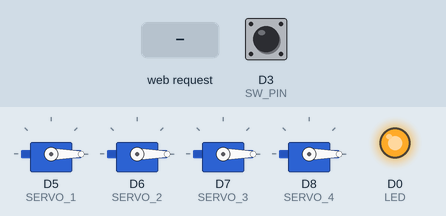
The sketch below on a simulated ESP8266 (NodeMCU). On the bench: 4 × servo, output pins drawn as LEDs (lit = HIGH). The test bench sets the inputs (shaded band); at power-on: D3 (SW_PIN) HIGH. WiFi joins after 1.5 s; servers stay silent unless stated; what the sketch prints to the serial monitor is not drawn.

Above: at 7.7 s.
7.8 s: HTTP request GET /status received
At 8.3 s:
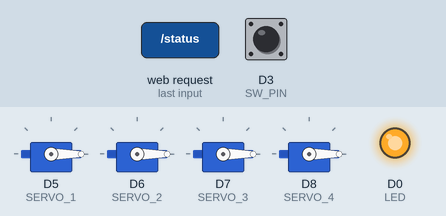
9.3 s: HTTP request GET /1/r received
At 10.5 s:
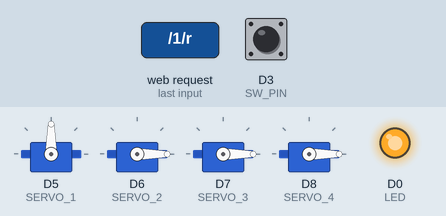
10.8 s: HTTP request GET /2/r received
At 11.8 s:
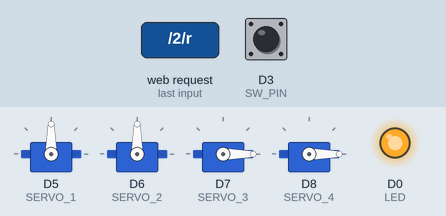
12.3 s: HTTP request GET /1/l received
At 13.0 s:
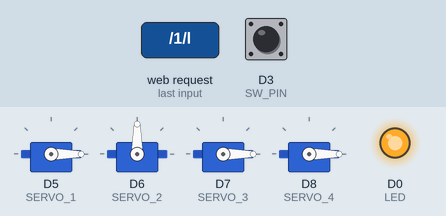
13.8 s: HTTP request GET /3/r received
At 14.1 s:
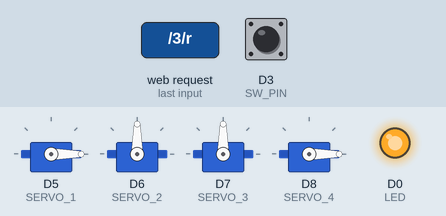
15.3 s: HTTP request GET /2/l received
At 16.4 s:
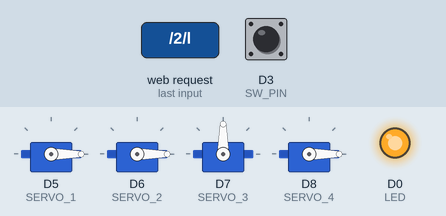
Timing chart, 0 to 17.8 s (numbered marks = the images above; inputs shaded):
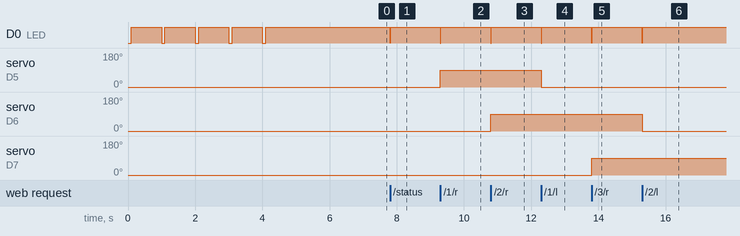

Measured:
- after the input at 7.8 s, D0 (LED): HIGH → LOW at once, → HIGH 0.01 s later
- after the input at 9.3 s, D0 (LED): HIGH → LOW at once, → HIGH 0.01 s later; servo on D5 (SERVO_1): 0° → 90° at once
- after the input at 10.8 s, D0 (LED): HIGH → LOW at once, → HIGH 0.01 s later; servo on D6 (SERVO_2): 0° → 90° at once
- after the input at 12.3 s, D0 (LED): HIGH → LOW at once, → HIGH 0.01 s later; servo on D5 (SERVO_1): 90° → 0° at once
- after the input at 13.8 s, D0 (LED): HIGH → LOW at once, → HIGH 0.01 s later; servo on D7 (SERVO_3): 0° → 90° at once
- after the input at 15.3 s, D0 (LED): HIGH → LOW at once, → HIGH 0.01 s later; servo on D6 (SERVO_2): 90° → 0° at once

The sketch:

turnout.ino
```cpp
#include <ESP8266WiFi.h>          //https://github.com/esp8266/Arduino

//needed for library
#include <DNSServer.h>
#include <ESP8266WebServer.h> // web server
#include <WiFiManager.h>         //https://github.com/tzapu/WiFiManager
#include <Servo.h> // servo motor

#define SW_PIN D3 //0 //ปุ่ม FLASH
#define LED D0 //led บนบอร์ด
#define SERVO_1 D5
#define SERVO_2 D6
#define SERVO_3 D7
#define SERVO_4 D8

int status[] = {0, 0, 0, 0};

ESP8266WebServer server(80); // เปิด webserver ที่ port 80

Servo servo1;  // create servo object to control a servo
Servo servo2;
Servo servo3;
Servo servo4;

// home page
String homePage = " \
<!DOCTYPE html>  \
<head>  \
  <title>Railroad Switch</title> \
  <meta charset='utf-8'> \
  <meta name='viewport' content='width=device-width, initial-scale=1'> \
  <link rel='stylesheet' href='https://maxcdn.bootstrapcdn.com/bootstrap/4.1.3/css/bootstrap.min.css'> \
  <script src='https://ajax.googleapis.com/ajax/libs/jquery/3.3.1/jquery.min.js'></script> \
  <script src='https://cdnjs.cloudflare.com/ajax/libs/popper.js/1.14.3/umd/popper.min.js'></script> \
  <script src='https://maxcdn.bootstrapcdn.com/bootstrap/4.1.3/js/bootstrap.min.js'></script>  \
</head>  \
<body>  \
  <nav class='navbar navbar-dark bg-primary' data-toggle='affix'> \
    <div class='mx-auto d-sm-flex d-block flex-sm-nowrap'> \
      <a class='navbar-brand' href='#'>Railroad Switch </a> \
    </div> \
  </nav> \
  <div class='container'> \
    <div class='card-deck mt-3'> \
      <div class='card text-center' name='1'> \
        <img class='card-img-top' src='https://raw.githubusercontent.com/bulantech/railway-controller/master/turnout/doc/l.jpg' alt='Card image cap'> \
        <div class='card-body'> \
          <h5 class='card-title'>Turnout 1</h5> \
          <button type='button' class='btn btn-danger btn-sm mx-1' name='l'><h2><</h2></button> \
          <button type='button' class='btn btn-primary btn-sm mx-1' name='r'><h2>></h2></button> \
        </div> \
      </div> \
      <div class='card text-center' name='2'> \
        <img class='card-img-top' src='https://raw.githubusercontent.com/bulantech/railway-controller/master/turnout/doc/l.jpg' alt='Card image cap'> \
        <div class='card-body'> \
          <h5 class='card-title'>Turnout 2</h5> \
          <button type='button' class='btn btn-danger btn-sm mx-1' name='l'><h2><</h2></button> \
          <button type='button' class='btn btn-primary btn-sm mx-1' name='r'><h2>></h2></button> \
        </div> \
      </div> \
      <div class='card text-center' name='3'> \
        <img class='card-img-top' src='https://raw.githubusercontent.com/bulantech/railway-controller/master/turnout/doc/l.jpg' alt='Card image cap'> \
        <div class='card-body'> \
          <h5 class='card-title'>Turnout 3</h5> \
          <button type='button' class='btn btn-danger btn-sm mx-1' name='l'><h2><</h2></button> \
          <button type='button' class='btn btn-primary btn-sm mx-1' name='r'><h2>></h2></button> \
        </div> \
      </div> \
      <div class='card text-center' name='4'> \
        <img class='card-img-top' src='https://raw.githubusercontent.com/bulantech/railway-controller/master/turnout/doc/l.jpg' alt='Card image cap'> \
        <div class='card-body'> \
          <h5 class='card-title'>Turnout 4</h5> \
          <button type='button' class='btn btn-danger btn-sm mx-1' name='l'><h2><</h2></button> \
          <button type='button' class='btn btn-primary btn-sm mx-1' name='r'><h2>></h2></button> \
        </div> \
      </div> \
    </div> \
  </div> \
  \
  <script>       \
    $( document ).ready(function() {   \
      let ori = window.location.origin; \
      $.get( ori+'/status', function( data ) { \
        console.log( data ); \
      }); \
 \
      $('button').click(function(e) {   \
        let name = $(this).attr('name'); \
        let cardNumber = $(this).parent().parent().attr('name'); \
        let ip = $('#ip').val(); \
        let checked = $('#defaultCheck1').is(':checked'); \
        let url = 'http://'+ip+'/'+cardNumber+'/'+name; \
        let origin = window.location.origin; \
 \
        if(!checked) { \
          url = origin+'/'+cardNumber+'/'+name; \
        } \
        if(ip == '' && checked) {  \
          alert('Enter Railroad Switch ip'); \
          return; \
        } \
 \
        $(this).parent().find('button').removeClass().addClass('btn btn-primary btn-sm mx-1'); \
        $(this).removeClass().addClass('btn btn-danger btn-sm mx-1'); \
        $(this).parent().parent().find('img').attr('src','https://raw.githubusercontent.com/bulantech/railway-controller/master/turnout/doc/l.jpg'); \
        if(name=='r') { \
          $(this).parent().parent().find('img').attr('src','https://raw.githubusercontent.com/bulantech/railway-controller/master/turnout/doc/r.jpg'); \
        } \
         \
        console.log(name, cardNumber, ip, url, origin)   ;      \
        $.get( url, function( data ) { \
          console.log( data ); \
        }); \
      });  \
 \
      $('#defaultCheck1').click(function() { \
        if ($(this).is(':checked')) { \
          $('#ip').prop('disabled', false); \
        } else { \
          $('#ip').prop('disabled', true); \
        } \
      }); \
   });     \
  </script>      \
</body>  \
<html>  \
 ";

void handleRoot() {
  server.send(200, "text/html", homePage);
  digitalWrite(LED, LOW); delay(10); digitalWrite(LED, HIGH);
}

// หน้า page ไม่มีหน้าเว็บที่ขอมา
void handleNotFound() {
  String message = "File Not Found\n\n";
  message += "URI: ";
  message += server.uri();
  message += "\nMethod: ";
  message += (server.method() == HTTP_GET) ? "GET" : "POST";
  message += "\nArguments: ";
  message += server.args();
  message += "\n";
  for (uint8_t i = 0; i < server.args(); i++) {
    message += " " + server.argName(i) + ": " + server.arg(i) + "\n";
  }
  server.send(404, "text/plain", message);
  digitalWrite(LED, LOW); delay(10); digitalWrite(LED, HIGH); delay(100);
  digitalWrite(LED, LOW); delay(10); digitalWrite(LED, HIGH);
}

void setup() {
  // put your setup code here, to run once:
  Serial.begin(115200);

  // set in out pin
  pinMode(SW_PIN, INPUT_PULLUP);
  pinMode(LED, OUTPUT);

  // servo init
//  servo1.attach(LED); //test
  servo1.attach(SERVO_1);
  servo2.attach(SERVO_2);
  servo3.attach(SERVO_3);
  servo4.attach(SERVO_4);
  // reset servo to 0 degree
  servo1.write(0);
  servo2.write(0);
  servo3.write(0);
  servo4.write(0);

  //WiFiManager
  //Local intialization. Once its business is done, there is no need to keep it around
  WiFiManager wifiManager; //เรียกใช้ WiFiManager library

  // รอ 5 วินาที่
  Serial.println("Reset wifi config?:");
  for(int i=5; i>0; i--){
    Serial.print(String(i)+" ");
    digitalWrite(LED, LOW);
    delay(100);
    digitalWrite(LED, HIGH);
    delay(900);
  }

  // ถ้ามีการกด จะรีเซตค่า wifi ที่เคยตั้งไา้
  if(digitalRead(SW_PIN) == LOW) // Press button
  {
    Serial.println();
    Serial.println("Reset wifi config");
    wifiManager.resetSettings();
  }

  //set custom ip for portal
  //wifiManager.setAPStaticIPConfig(IPAddress(10,0,1,1), IPAddress(10,0,1,1), IPAddress(255,255,255,0));

  //fetches ssid and pass from eeprom and tries to connect
  //if it does not connect it starts an access point with the specified name
  //here  "AutoConnectAP"
  //and goes into a blocking loop awaiting configuration

  // ถ้า จะรีเซตค่า wifi จะสามารถเข้าเซต wifi ด้วย wifiManager
  // ถ้าไม่ จะต่อ wifi
  wifiManager.autoConnect("AutoConnectAP"); // AutoConnectAP คือชื่อ wifi ของ NodeMCU

  //or use this for auto generated name ESP + ChipID
  //wifiManager.autoConnect();


  //if you get here you have connected to the WiFi
  Serial.println("connected...yeey :)");

  // web router
  server.on("/", handleRoot);

  server.on("/status", [](){
    String txt = "{\"1\":" + String(status[0]) + ", \"2\":" + String(status[1]) + ", \"3\":" + String(status[2]) + ", \"4\":" + String(status[3]) + "}";
    Serial.println(txt);
    server.sendHeader("Access-Control-Allow-Origin", "*");
    server.send ( 200, "text/plain", txt );
    digitalWrite(LED, LOW); delay(10); digitalWrite(LED, HIGH);
  });

  // controll servor 1
  server.on("/1/l", [](){
    status[0] = 0;
    servo1.write(0);
    String txt = "{servo:1, turn: left}";
    Serial.println(txt);
    server.sendHeader("Access-Control-Allow-Origin", "*"); //ให้สามารถเรียกจาก jquery ได้
    server.send ( 200, "text/plain", txt );
    digitalWrite(LED, LOW); delay(10); digitalWrite(LED, HIGH); // led กระพริบแสดงสถานะการเรียก url นี้
  });
  server.on("/1/r", [](){
    status[0] = 90;
    servo1.write(90);
    String txt = "{servo:1, turn: right}";
    Serial.println(txt);
    server.sendHeader("Access-Control-Allow-Origin", "*");
    server.send ( 200, "text/plain", txt );
    digitalWrite(LED, LOW); delay(10); digitalWrite(LED, HIGH);
  });

  // controll servor 2
  server.on("/2/l", [](){
    status[1] = 0;
    servo2.write(0);
    String txt = "{servo:2, turn: left}";
    Serial.println(txt);
    server.sendHeader("Access-Control-Allow-Origin", "*");
    server.send ( 200, "text/plain", txt );
    digitalWrite(LED, LOW); delay(10); digitalWrite(LED, HIGH);
  });
  server.on("/2/r", [](){
    status[1] = 90;
    servo2.write(90);
    String txt = "{servo:2, turn: right}";
    Serial.println(txt);
    server.sendHeader("Access-Control-Allow-Origin", "*");
    server.send ( 200, "text/plain", txt );
    digitalWrite(LED, LOW); delay(10); digitalWrite(LED, HIGH);
  });

  // controll servor 3
  server.on("/3/l", [](){
    status[2] = 0;
    servo3.write(0);
    String txt = "{servo:3, turn: left}";
    Serial.println(txt);
    server.sendHeader("Access-Control-Allow-Origin", "*");
    server.send ( 200, "text/plain", txt );
    digitalWrite(LED, LOW); delay(10); digitalWrite(LED, HIGH);
  });
  server.on("/3/r", [](){
    status[2] = 90;
    servo3.write(90);
    String txt = "{servo:3, turn: right}";
    Serial.println(txt);
    server.sendHeader("Access-Control-Allow-Origin", "*");
    server.send ( 200, "text/plain", txt );
    digitalWrite(LED, LOW); delay(10); digitalWrite(LED, HIGH);
  });

  // controll servor 4
  server.on("/4/l", [](){
    status[3] = 0;
    servo4.write(0);
    String txt = "{servo:4, turn: left}";
    Serial.println(txt);
    server.sendHeader("Access-Control-Allow-Origin", "*");
    server.send ( 200, "text/plain", txt );
    digitalWrite(LED, LOW); delay(10); digitalWrite(LED, HIGH);
  });
  server.on("/4/r", [](){
    status[3] = 90;
    servo4.write(90);
    String txt = "{servo:4, turn: right}";
    Serial.println(txt);
    server.sendHeader("Access-Control-Allow-Origin", "*");
    server.send ( 200, "text/plain", txt );
    digitalWrite(LED, LOW); delay(10); digitalWrite(LED, HIGH);
  });

  server.onNotFound(handleNotFound);

  server.begin(); // เริ่มใช้งาน web server
  Serial.println("HTTP server started");
}

void loop() {
  server.handleClient(); // web server รอรับค่าจาก web browser

}
```
